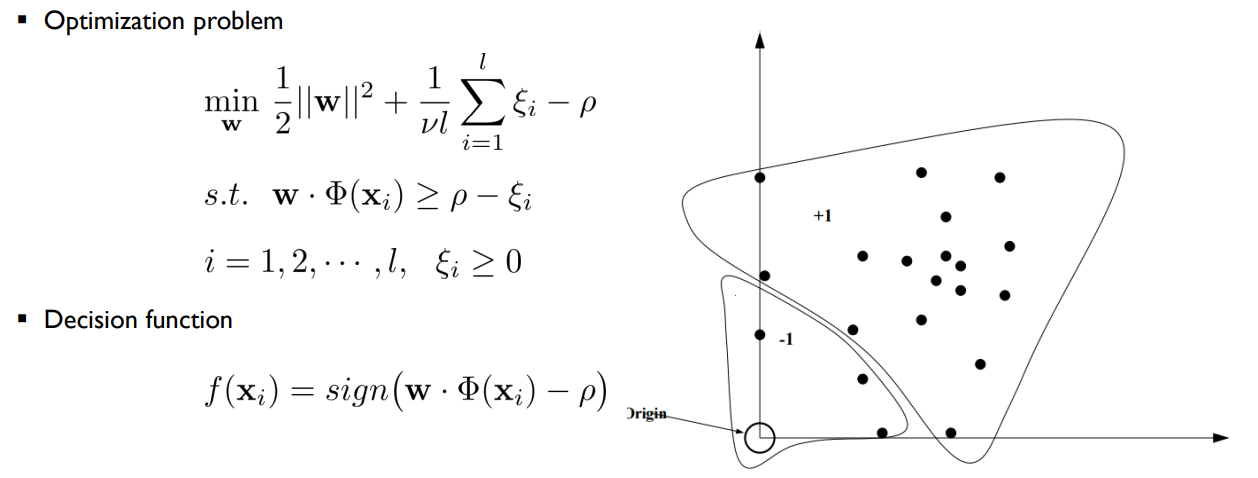
#> input picture [프로젝트] 통신장비 예지보전 및 기지국 관리를 위한 이상탐지 시스템/Telecom_AnomalyDetection/Code/6주차/image/onesvm_1.png, 1258 x 478 px, found by its file name
$ jupyter execute --allow-errors 'One-class SVM.ipynb'
#> lines starting #> are read from the running program, lines starting #| are printed output that depends on the picture
[cell 1]
import numpy as np
import matplotlib.pyplot as plt
import pandas as pd
import seaborn as sns
import plotly.express as px

from sklearn.model_selection import train_test_split
from sklearn.preprocessing import StandardScaler
from sklearn.decomposition import PCA
from sklearn.manifold import TSNE
from sklearn.metrics import accuracy_score, confusion_matrix, classification_report, roc_auc_score, f1_score

from sklearn.ensemble import IsolationForest
from sklearn.svm import OneClassSVM
from sklearn.linear_model import SGDOneClassSVM
from sklearn.covariance import EllipticEnvelope

[cell 2]
labeled_data = pd.read_csv('/content/drive/MyDrive/ASAC3기_이상탐지/Code/5주차/이승용/train.csv')
#> (reads [프로젝트] 통신장비 예지보전 및 기지국 관리를 위한 이상탐지 시스템/Telecom_AnomalyDetection/Code/5주차/train.csv from the repository)
#> (the rest of this cell did not finish here and is left out)

# OneClassSVM

# OneClassSVM 특징
- 출처 : [Scikit learn Documentation](https://scikit-learn.org/stable/modules/outlier_detection.html#outlier-detection)

- OneClassSVM은 이상치에 민감하기 때문에 이상탐지에 적절하지는 않음
- 고차원에 대한 이상탐지와 데이터 분포에 대한 가정이 알려져 있지 않는다면 매우 어려운 작업이 될 수 있음
- 그럼에도 OneClassSVM은 이상탐지에 활용이 될 수 있지만 과적합과 이상치를 적절히 탐지하기 위해서는 하이퍼파라미터 nu에 대한 튜닝이 필요
- 커널을 사용하는 OneClassSVM은 그 복잡성이 샘플수에 대해 제곱(Quadratic)꼴로 증가하는 반면, SGDOneClassSVM은 샘플 수에 선형적( linear)으로 증가

[cell 3]
from PIL import Image

def img_show(path, ratio=0.7):
#> called with ratio = 0.5
    img = Image.open(path)
#> img is the input picture: PIL image 1258x478 RGB; mean R, G, B 249.6, 249.6, 249.6
    w,h = img.size
#> w = 1258; h = 478
    img1 = img.resize((int(w*ratio), int(h*ratio)))
    return img1

[cell 4]
img_show('/content/drive/MyDrive/ASAC3기_이상탐지/Code/6주차/이승용/image/onesvm_1.png', ratio=0.5)

[cell 5]
img_show('/content/drive/MyDrive/ASAC3기_이상탐지/Code/6주차/이승용/image/onesvm_2.png', ratio=0.5)
#> call 2 of img_show, with ratio = 0.5
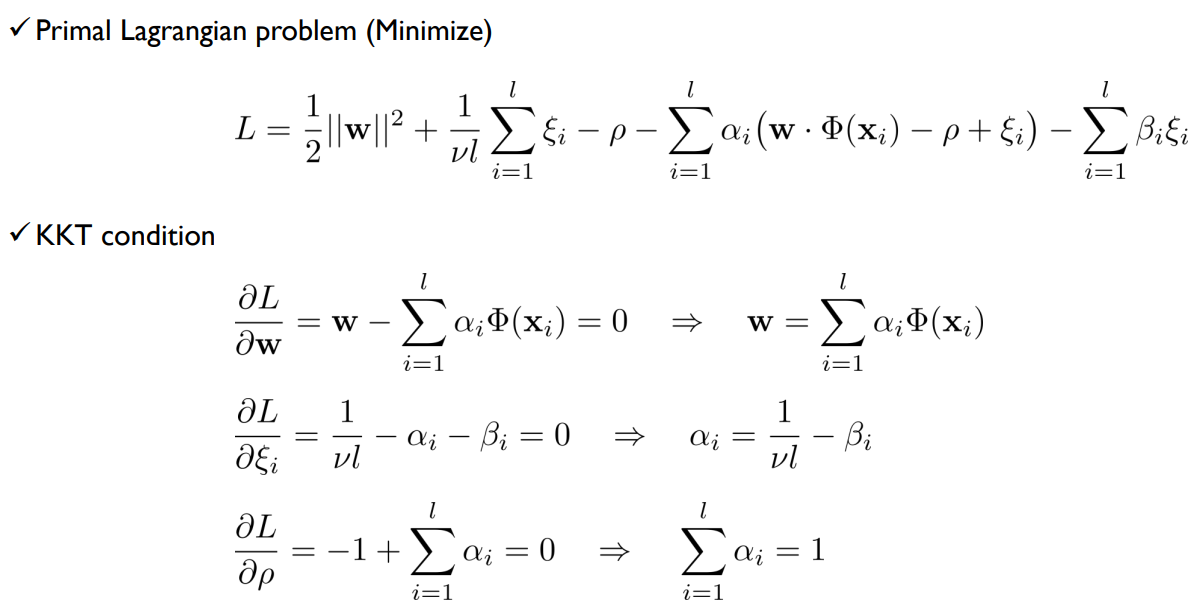
#> input picture [프로젝트] 통신장비 예지보전 및 기지국 관리를 위한 이상탐지 시스템/Telecom_AnomalyDetection/Code/6주차/image/onesvm_2.png, 1201 x 607 px, found by its file name
#> in img_show, img is the input picture: PIL image 1201x607 RGB; mean R, G, B 249.4, 249.4, 249.4

[cell 6]
img_show('/content/drive/MyDrive/ASAC3기_이상탐지/Code/6주차/이승용/image/onesvm_3.png', ratio=0.5)
#> call 3 of img_show, with ratio = 0.5
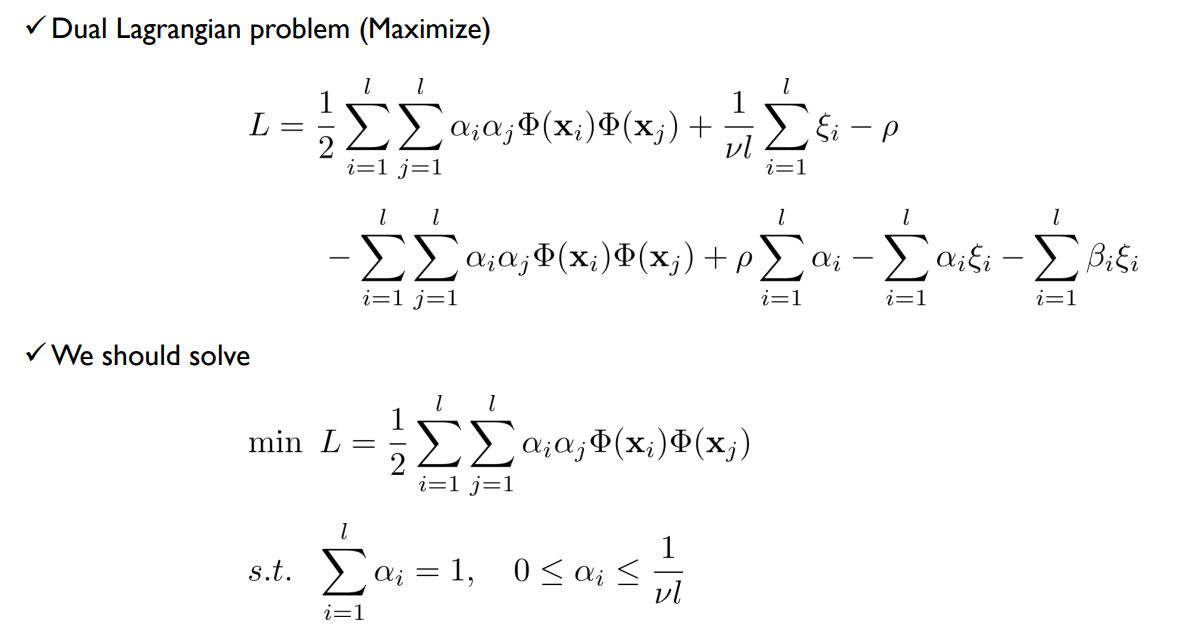
#> input picture [프로젝트] 통신장비 예지보전 및 기지국 관리를 위한 이상탐지 시스템/Telecom_AnomalyDetection/Code/6주차/image/onesvm_3.png, 1186 x 635 px, found by its file name
#> in img_show, img is the input picture: PIL image 1186x635 RGB; mean R, G, B 249.5, 249.5, 249.5

[cell 7]
img_show('/content/drive/MyDrive/ASAC3기_이상탐지/Code/6주차/이승용/image/onesvm_4.png', ratio=0.5)
#> call 4 of img_show, with ratio = 0.5
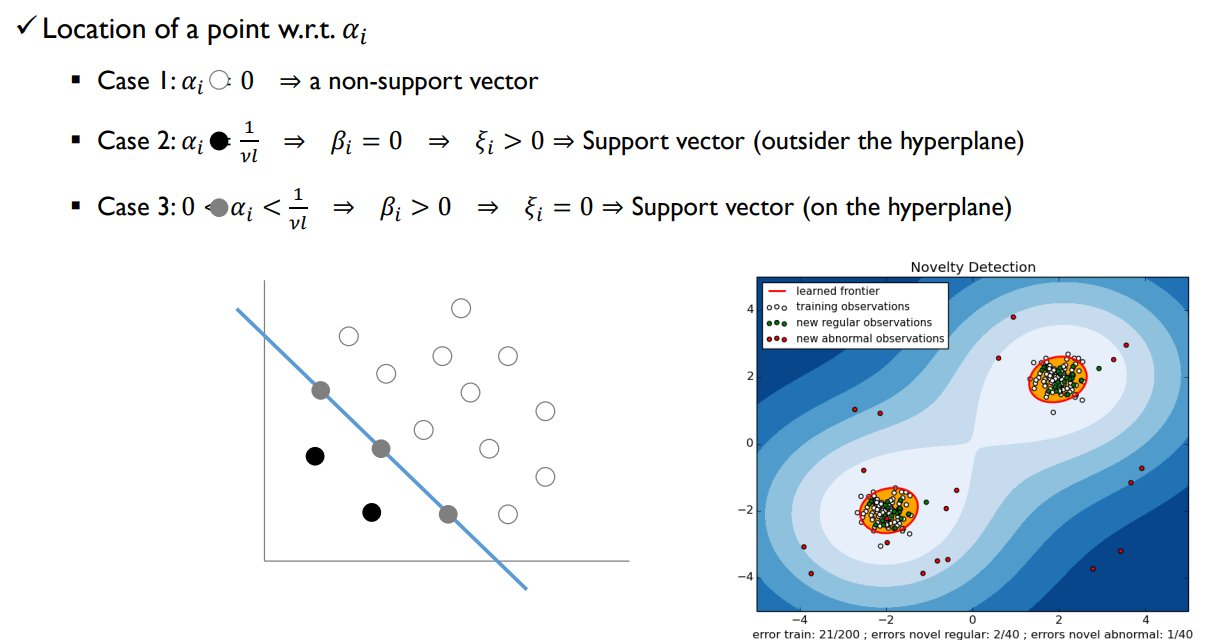
#> input picture [프로젝트] 통신장비 예지보전 및 기지국 관리를 위한 이상탐지 시스템/Telecom_AnomalyDetection/Code/6주차/image/onesvm_4.png, 1213 x 640 px, found by its file name
#> in img_show, img is the input picture: PIL image 1213x640 RGB; mean R, G, B 227.8, 235, 240.6

[cell 8]
img_show('/content/drive/MyDrive/ASAC3기_이상탐지/Code/6주차/이승용/image/onesvm_5.png', ratio=0.5)
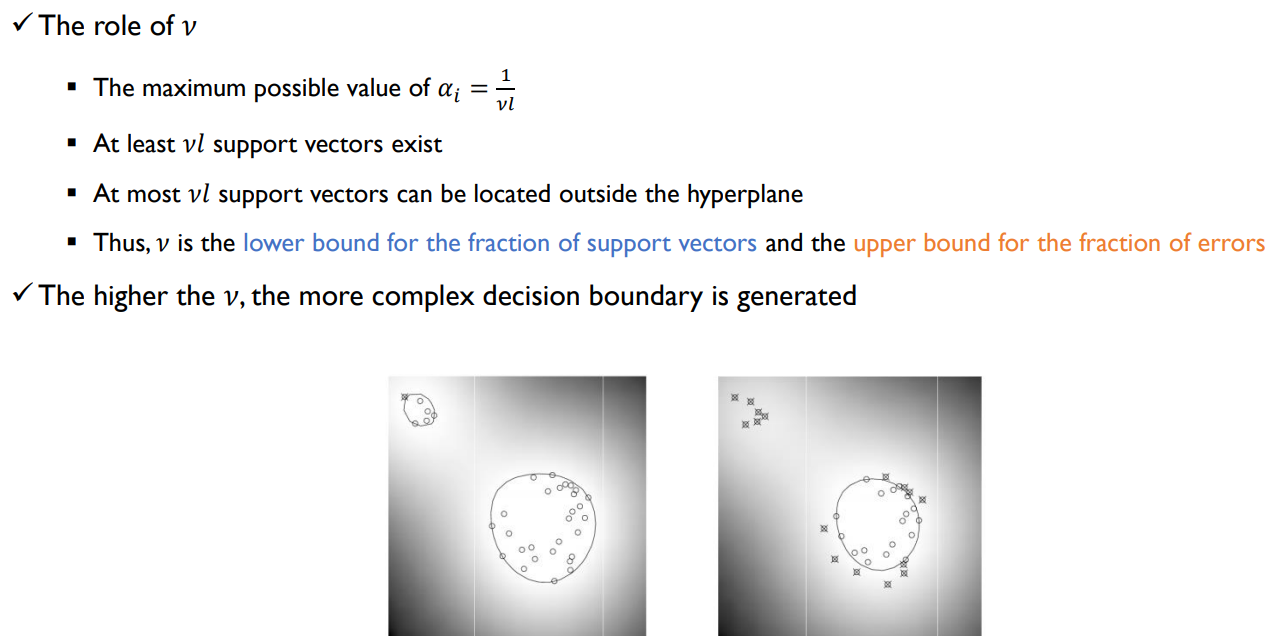
#> input picture [프로젝트] 통신장비 예지보전 및 기지국 관리를 위한 이상탐지 시스템/Telecom_AnomalyDetection/Code/6주차/image/onesvm_5.png, 1284 x 636 px, found by its file name
#> in img_show, img is the input picture: PIL image 1284x636 RGB; mean R, G, B 240.2, 240, 240.1
#> in img_show (call 5), `img1 = img.resize((int(w*ratio), int(h*ratio)))`:
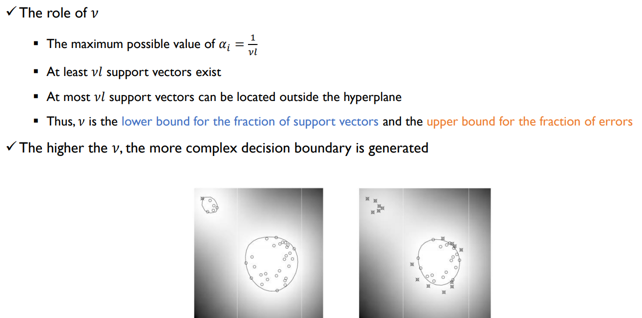
#> img1: PIL image 642x318 RGB; mean R, G, B 240.1, 239.9, 240

## OneClassSVM 예시

[cell 9]
trainX = labeled_data.iloc[:, :-1]
#> trainX = table of 4392 rows and 12 columns
trainY = labeled_data.iloc[:, -1]

[cell 10]
trainX['time'] = pd.to_datetime(trainX['date'].astype(str) + trainX['hour'].astype(str), format='%Y%m%d%H')

[cell 11]
trainX.fillna(method='ffill', inplace=True)

## 상태 변수 변환(rolling=24h)
출처 : [기간이동 계산 (rolling)](https://wikidocs.net/152788)
- 직전 24시간 평균치로 상태변수로 변환
- rolling 파라미터

    - `window` : 계산할 창(window)의 크기, 열 기준으로 계산할 경우 행의 수, 여기서는 24로 설정

    - `center` : {True / False} 레이블을 window의 중간에 둘지 여부입니다. 기본값은 False로 레이블이 창 우측에 위치합니다. 현재는 False로 지정(오른쪽)

    - `win_type` : {'triang' / 'gaussian' / ...} 가중치를 넣어 계산할 경우 계산 방식, 연산 메서드에 추가 인수를 지정해야할 수도 있음
        - 가중치 연산에 대한 정보 : [Window functions](https://docs.scipy.org/doc/scipy/reference/signal.windows.html#module-scipy.signal.windows)
        - <font color=yellow>필요하다면 지수이동평균 / 가중이동평균 산식을 적용해서 조금 더 가까운 시간의 정보를 반영하는 평균으로 변환</font>

    - `on` : 시계열 인덱스나, 시계열과 유사한 열이 있을 경우 이 열을 기준으로 rolling을 수행
    - `axis` : 계산의 기준이 될 축, 여기서는 `axis=1`
    - `closed` : {'left' / 'right' / 'both' / 'neither'} window가 닫히는 방향, 여기서는 기본값 right 지정

[cell 12]
trainX.columns

[cell 13]
target_columns = ['connect_avg', 'connect_max',
                  'in_handover_rate', 'out_handover_rate', 'inter_handover_rate',
                  'lower_prb', 'upper_prb', 'reconfig_rate']

[cell 14]
sma_data = pd.DataFrame()
for i in range(3):
    tmp = trainX.iloc[i*1464:(i+1)*1464, 4:][target_columns].rolling(24).mean()
    sma_data = pd.concat([sma_data, tmp])
#> this loop made 3 passes
#> sma_data on passes 1 to 3: table of 1464 rows and 8 columns, table of 2928 rows and 8 columns, table of 4392 rows and 8 columns

[cell 15]
sma_data = sma_data.fillna(method='bfill')

[cell 16]
trainX[target_columns].plot(kind='line', figsize=(20, 5), alpha=0.7)
plt.title('Original Data', fontsize=20)
plt.legend(bbox_to_anchor=(1.01,0.75))
plt.show()
#> figure, not shown here; curve peaks at x = 4170, y = 80.87; curve peaks at x = 4175, y = 123; curve peaks at x = 3, y = 100

[cell 17]
sma_data.plot(kind='line', figsize=(20, 5))
plt.title('Simple Moving Average Data', fontsize=20)
plt.legend(bbox_to_anchor=(1.01,0.75))
plt.show()
#> figure, not shown here; curve peaks at x = 4358, y = 47.28; curve peaks at x = 4193, y = 77.25; curve peaks at x = 1031, y = 99.79

[cell 18]
ema_data = pd.DataFrame()
for i in range(3):
    tmp = trainX.iloc[i*1464:(i+1)*1464, 4:][target_columns].ewm(24).mean()
    ema_data = pd.concat([ema_data, tmp])
#> this loop made 3 passes

ema_data = ema_data.fillna(method='bfill')

ema_data.plot(kind='line', figsize=(20, 5))
plt.title('Exponential Moving Average Data', fontsize=20)
plt.legend(bbox_to_anchor=(1.01,0.75))
plt.show()
#> figure, not shown here; curve peaks at x = 4367, y = 47.84; curve peaks at x = 4368, y = 76.33; curve peaks at x = 4, y = 99.81

[cell 19]
def weighted_mean(weight_array):
    def inner(x):
        return (weight_array * x).mean()
    return inner

weights = np.arange(1,25)
wma_data = pd.DataFrame()
for i in range(3):
    tmp = trainX.iloc[i*1464:(i+1)*1464, 4:][target_columns].rolling(24).apply(lambda x: np.dot(x, weights)/weights.sum(), raw=True)
    wma_data = pd.concat([wma_data, tmp])
#> this loop made 3 passes

wma_data = wma_data.fillna(method='bfill')

wma_data.plot(kind='line', figsize=(20, 5))
plt.title('Weighted Moving Average Data', fontsize=20)
plt.legend(bbox_to_anchor=(1.01,0.75))
plt.show()
#> figure, not shown here; curve peaks at x = 4343, y = 53.03; curve peaks at x = 4175, y = 83.58; curve peaks at x = 1083, y = 99.81

[cell 20]
sma_data.sample()
#> Out = table of 1 rows and 8 columns

## 스케일링(필수)
- SVM은 feature들의 scale이 hyperplane을 추정하는데 매우 큰 영향을 미치기 떄문에 반드시 Scaling 작업을 진행해야 함

[cell 21]
X_train = wma_data.copy()
#> X_train = table of 4392 rows and 8 columns
y_train = trainY.copy()

[cell 22]
scaler = StandardScaler()
X_train = scaler.fit_transform(X_train)

## 모델 fit

[cell 23]
clf = OneClassSVM()
clf.fit(X_train)

[cell 24]
anomaly_score = np.sort(clf.score_samples(X_train))
#> anomaly_score = 4392 values from 4.77 to 748.3

[cell 25]
anomaly_score
#> Out = 4392 values from 4.77 to 748.3

- Isolation Forest와 다르게 anomaly score가 정규화되어 있지 않음

[cell 26]
plt.figure(figsize=(5,3))
plt.hist(anomaly_score, bins=100)
plt.title("Histogram of Anomaly Score")
# sns.kdeplot(anomaly_score)
plt.show()

[cell 27]
train_pred = np.where(clf.predict(X_train)==1, 0, 1)
#> train_pred = 4392 values, max 1 at index 0, min 0 at index 24, mean 0.5

#> (a cell that did not finish here is left out)

[cell 29]
plt.figure(figsize=(4,3))
sns.heatmap(confusion_matrix(y_train, train_pred), annot=True, fmt='d', cmap='Blues')
plt.xlabel('Prediction')
plt.ylabel('Actual')
plt.show()

[cell 30]
fig, axs = plt.subplots(1,2,figsize=(8,3))

label, count = np.unique(train_pred, return_counts=True)
#> label = [0, 1]; count = [2195, 2197]

axs[0].set_title('Number of Outliers \ndetected by OneClassSVM')
bar_container = axs[0].bar(label, count)
axs[0].bar_label(bar_container, fmt='{:,.0f}')
axs[0].set_ylim((0,4100))
axs[0].set_xticks(ticks=label, labels=['Normal', 'Anomaly'])

label, count = np.unique(trainY, return_counts=True)

axs[1].set_title('Number of Outliers \nin True Labels')
bar_container = axs[1].bar(label, count, color='orange')
axs[1].bar_label(bar_container, fmt='{:,.0f}')
axs[1].set_ylim((0,4100))
axs[1].set_xticks(ticks=[0,1], labels=['Normal', 'Anomaly'])
plt.show()

### 하이퍼파라미터 nu
- Isolation Forest와 달리 하이퍼파라미터 nu를 통해 전체 샘플 중 anomaly로 분류하고 싶은 비율을 지정할 수 있음, 기본값은 0.5
- soft margin과 hard margin의 차이와 유사하게 허용 수준이라고 볼 수 있음
- 실제 정답 class label의 정상, 비정상 비율이 0.13이므로 nu를 0.13으로 지정해서 확인

[cell 31]
clf = OneClassSVM(nu=0.13)
clf.fit(X_train)

[cell 32]
anomaly_score = np.sort(clf.score_samples(X_train))
#> anomaly_score = 4392 values from 4.77 to 117.9
plt.figure(figsize=(5,3))
plt.hist(anomaly_score, bins=100)
plt.title("Histogram of Anomaly Score")
# sns.kdeplot(anomaly_score)
plt.show()
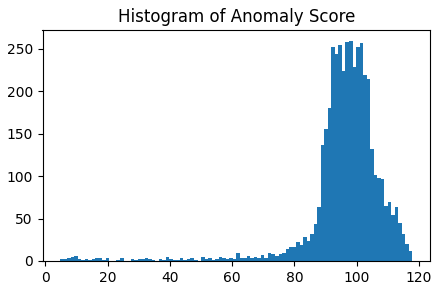
#> figure drawn by matplotlib, 1 panel; tallest bar 259 high, from x = 97.5 to 98.63

[cell 33]
train_pred = np.where(clf.predict(X_train)==1, 0, 1)
#> train_pred = 4392 values, max 1 at index 73, min 0 at index 0, mean 0.13

#> (a cell that did not finish here is left out)

[cell 35]
plt.figure(figsize=(4,3))
sns.heatmap(confusion_matrix(y_train, train_pred), annot=True, fmt='d', cmap='Blues')
plt.xlabel('Prediction')
plt.ylabel('Actual')
plt.show()

[cell 36]
fig, axs = plt.subplots(1,2,figsize=(8,3))

label, count = np.unique(train_pred, return_counts=True)
#> count = [3820, 572]

axs[0].set_title('Number of Outliers \ndetected by OneClassSVM')
bar_container = axs[0].bar(label, count)
axs[0].bar_label(bar_container, fmt='{:,.0f}')
axs[0].set_ylim((0,4100))
axs[0].set_xticks(ticks=label, labels=['Normal', 'Anomaly'])

label, count = np.unique(trainY, return_counts=True)

axs[1].set_title('Number of Outliers \nin True Labels')
bar_container = axs[1].bar(label, count, color='orange')
axs[1].bar_label(bar_container, fmt='{:,.0f}')
axs[1].set_ylim((0,4100))
axs[1].set_xticks(ticks=[0,1], labels=['Normal', 'Anomaly'])
plt.show()
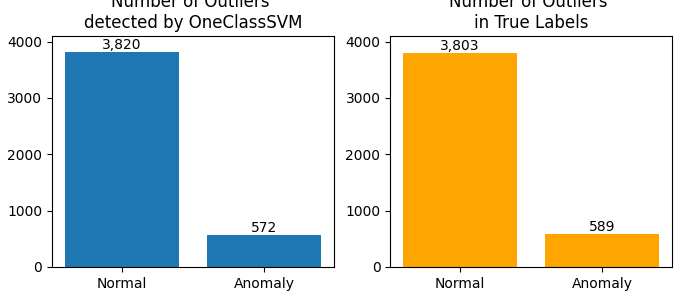
#> figure drawn by matplotlib, 2 panels

[cell 37]
clf = OneClassSVM(nu=0.13)
train_pred = np.zeros(X_train.shape[0])
#> train_pred = 4392 values from 0 to 0

for i in range(3):
    tmp = X_train[i*1464:(i+1)*1464, :]
    clf.fit(tmp)
    train_pred[i*1464:(i+1)*1464] = np.where(clf.predict(tmp)==1, 0, 1)
#> after the loop, train_pred = 4392 values, max 1 at index 72, min 0 at index 0, mean 0.13

#> (the rest of this cell did not finish here and is left out)

## 결과 시각화

[cell 38]
wma_data.plot(kind='line', figsize=(20, 5))
plt.title('Where OneClassSVM Detected Anomalies?', fontsize=20)
plt.legend(bbox_to_anchor=(1.01,0.75))
for idx in np.argwhere(train_pred == 1):
    plt.axvline(x=idx, color='r', linestyle='-', alpha=0.06)
#> this loop made 571 passes
#> idx on passes 1 to 3: [72], [73], [74]
plt.show()
#> figure, not shown here; curve peaks at x = 4343, y = 53.03; curve peaks at x = 4175, y = 83.58; curve peaks at x = 1083, y = 99.81

[cell 39]
wma_data.plot(kind='line', figsize=(20, 5))
plt.title('Where are the Actual Anomalies placed on?', fontsize=20)
plt.legend(bbox_to_anchor=(1.01,0.75))
for idx in np.argwhere(y_train.values == 1):
    plt.axvline(x=idx, color='r', linestyle='-', alpha=0.1)
plt.show()
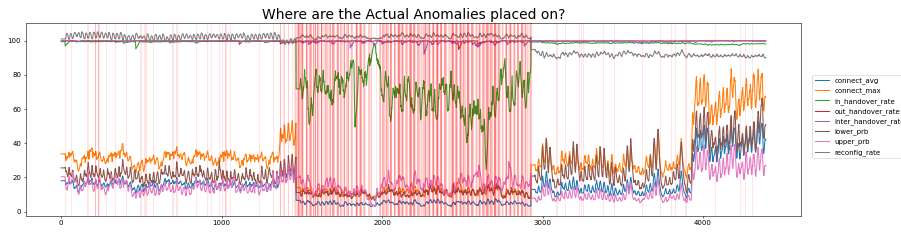
#> figure drawn by matplotlib, 1 panel; curve peaks at x = 4343, y = 53.03; curve peaks at x = 4175, y = 83.58; curve peaks at x = 1083, y = 99.81

[cell 40]
def find_anomalies_machine(df:str, machine_id:str, target_columns=target_columns):
    tmp = df.loc[df.machine_id == machine_id][target_columns].rolling(24).mean()
    tmp.fillna(method='bfill', inplace = True)
    tmp.reset_index(drop=True, inplace = True)
    # display(tmp)
    clf = OneClassSVM(nu=0.13)
    clf.fit(tmp)

    train_pred = np.where(clf.predict(tmp)==1, 0, 1)

    tmp.plot(kind='line', figsize=(18, 3))
    plt.title(f'Point of Anomalies in {machine_id}', fontsize=20)
    plt.legend(bbox_to_anchor=(1.01,0.75))
    for idx in np.argwhere(train_pred == 1):
        plt.axvline(x=idx, color='r', linestyle='-', alpha=0.1)
    plt.show()

[cell 41]
for machine_id in list(trainX.machine_id.unique()):
    find_anomalies_machine(df=trainX, machine_id = machine_id)
#> this loop made 3 passes
#> machine_id on passes 1 to 3: 'MA1074_4', 'MA1084_11', 'MA1116_1'
#> pass 1, in find_anomalies_machine, `plt.show()`:
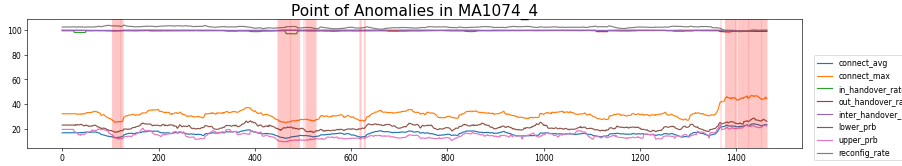
#> figure drawn by matplotlib, 1 panel; curve peaks at x = 1433, y = 24.01; curve peaks at x = 1431, y = 47.08; curve peaks at x = 1031, y = 99.79

## OOB 테스트

#> (a cell that did not finish here is left out)

#> (a cell that did not finish here is left out)

#> (a cell that did not finish here is left out)

#> (a cell that did not finish here is left out)

#> (a cell that did not finish here is left out)

## 커널함수 변경

[cell 47]
kernel_list = ['rbf', 'linear', 'sigmoid', 'poly']

#> (a cell that did not finish here is left out)

[cell 49]
clf = OneClassSVM(nu=0.13, kernel='linear')
clf.fit(X_train)

train_pred = np.where(clf.predict(X_train)==1, 0, 1)
#> train_pred = 4392 values, max 1 at index 30, min 0 at index 0, mean 0.542

plt.figure(figsize=(4,3))
sns.heatmap(confusion_matrix(y_train, train_pred), annot=True, fmt='d', cmap='Blues')
plt.xlabel('Prediction')
plt.ylabel('Actual')
plt.show()
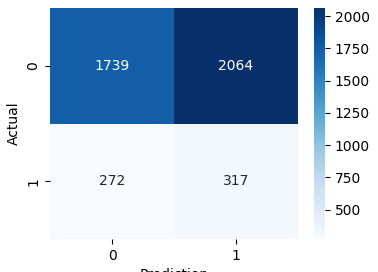
#> figure drawn by matplotlib, 2 panels
